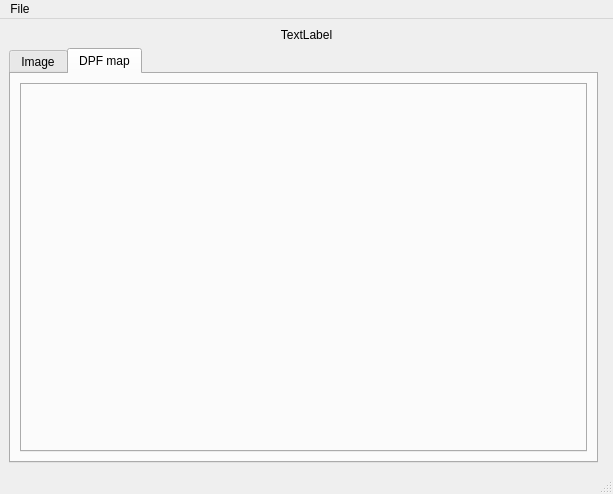
<?xml version="1.0" encoding="UTF-8"?>
<ui version="4.0">
 <class>CapturePreviewWidget</class>
 <widget class="QMainWindow" name="CapturePreviewWidget">
  <property name="geometry">
   <rect>
    <x>0</x>
    <y>0</y>
    <width>613</width>
    <height>494</height>
   </rect>
  </property>
  <property name="windowTitle">
   <string>CapturePreview</string>
  </property>
  <widget class="QWidget" name="centralwidget">
   <layout class="QGridLayout" name="mainLayout">
    <item row="1" column="0">
     <widget class="QTabWidget" name="tabWidget">
      <property name="currentIndex">
       <number>1</number>
      </property>
      <widget class="QWidget" name="image">
       <attribute name="title">
        <string>Image</string>
       </attribute>
       <layout class="QGridLayout" name="gridLayout">
        <item row="0" column="0" colspan="5">
         <layout class="QGridLayout" name="imageViewLayout"/>
        </item>
        <item row="2" column="3">
         <spacer name="horizontalSpacer_2">
          <property name="orientation">
           <enum>Qt::Horizontal</enum>
          </property>
          <property name="sizeHint" stdset="0">
           <size>
            <width>40</width>
            <height>20</height>
           </size>
          </property>
         </spacer>
        </item>
        <item row="2" column="1">
         <spacer name="horizontalSpacer">
          <property name="orientation">
           <enum>Qt::Horizontal</enum>
          </property>
          <property name="sizeHint" stdset="0">
           <size>
            <width>40</width>
            <height>20</height>
           </size>
          </property>
         </spacer>
        </item>
        <item row="2" column="0">
         <widget class="QPushButton" name="previousFrame_btn">
          <property name="text">
           <string>Previous</string>
          </property>
         </widget>
        </item>
        <item row="2" column="4">
         <widget class="QPushButton" name="nextFrame_btn">
          <property name="text">
           <string>Next</string>
          </property>
         </widget>
        </item>
        <item row="2" column="2">
         <widget class="QLabel" name="frame_l">
          <property name="text">
           <string>TextLabel</string>
          </property>
         </widget>
        </item>
        <item row="1" column="0" colspan="5">
         <widget class="QProgressBar" name="progress_pb">
          <property name="value">
           <number>24</number>
          </property>
          <property name="textVisible">
           <bool>false</bool>
          </property>
         </widget>
        </item>
       </layout>
      </widget>
      <widget class="QWidget" name="dpfMap">
       <attribute name="title">
        <string>DPF map</string>
       </attribute>
       <layout class="QGridLayout" name="gridLayout_3">
        <item row="0" column="0">
         <widget class="QTabWidget" name="DPFMaps">
          <property name="currentIndex">
           <number>-1</number>
          </property>
         </widget>
        </item>
       </layout>
      </widget>
     </widget>
    </item>
    <item row="0" column="0" colspan="2">
     <widget class="QLabel" name="captureName_l">
      <property name="text">
       <string>TextLabel</string>
      </property>
      <property name="alignment">
       <set>Qt::AlignCenter</set>
      </property>
     </widget>
    </item>
   </layout>
  </widget>
  <widget class="QMenuBar" name="menubar">
   <property name="geometry">
    <rect>
     <x>0</x>
     <y>0</y>
     <width>613</width>
     <height>21</height>
    </rect>
   </property>
   <widget class="QMenu" name="menuFile">
    <property name="title">
     <string>File</string>
    </property>
    <widget class="QMenu" name="menuImage">
     <property name="title">
      <string>Save Image</string>
     </property>
     <addaction name="actionSave_as_JPEG"/>
     <addaction name="actionSave_as_FLX"/>
    </widget>
    <widget class="QMenu" name="menuDPF_Map">
     <property name="title">
      <string>Save DPF Map</string>
     </property>
    </widget>
    <addaction name="menuImage"/>
    <addaction name="menuDPF_Map"/>
    <addaction name="actionSave_Configuration"/>
   </widget>
   <addaction name="menuFile"/>
  </widget>
  <widget class="QStatusBar" name="statusbar"/>
  <action name="actionSave_as_JPEG">
   <property name="text">
    <string>Save as JPEG</string>
   </property>
  </action>
  <action name="actionSave_as_FLX">
   <property name="text">
    <string>Save as FLX</string>
   </property>
  </action>
  <action name="actionSave_Configuration">
   <property name="text">
    <string>Save Configuration</string>
   </property>
  </action>
 </widget>
 <resources/>
 <connections/>
</ui>
